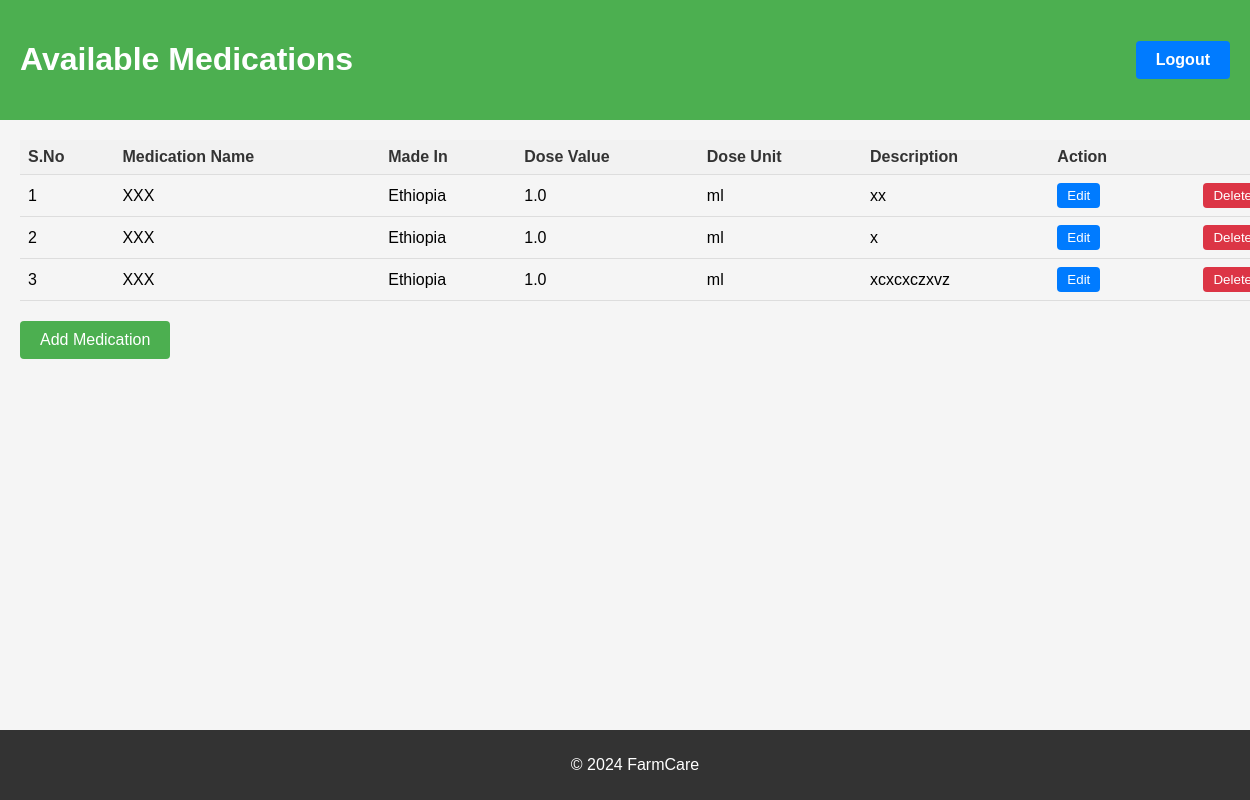
The app's page /customer/medications with its own data.
### app.py (models this page shows)
class Medication(db.Model):
    id = db.Column(db.Integer, primary_key=True)
    name = db.Column(db.String(100), nullable=False)
    made_in = db.Column(db.String(100))
    dose_value = db.Column(db.Float)  # Numeric value of the dose
    dose_unit = db.Column(db.String(10))
    description = db.Column(db.Text)
    availability = db.Column(db.Boolean, default=True)
    pharmacy_id = db.Column(db.Integer, db.ForeignKey('pharmacy.id'))

### app.py (the view)
@app.route('/customer/medications', methods=['GET'])
def view_medications():
    medications = Medication.query.filter_by(availability=True).all()
    return render_template('view_medications.html', medications=medications)

### templates/view_medications.html (shortened to what this page needs)
<!DOCTYPE html>
<html lang="en">
<head>
</head>
<body>
    <header>
        <h1>Available Medications</h1>
        <a href="{{ url_for('logout') }}" class="logout-btn">Logout</a>
    </header>
    <div class="container">
        <table>
            <thead>
                <tr>
                    <th>S.No</th>
                    <th>Medication Name</th>
                    <th>Made In</th>
                    <th>Dose Value</th>
                    <th>Dose Unit</th>
                    <th>Description</th>
                    <th>Action</th>
                </tr>
            </thead>
            <tbody>
                {% for medication in medications %}
                <tr>
                    <td>{{ loop.index }}</td>
                    <td>{{ medication.name }}</td>
                    <td>{{ medication.made_in }}</td>
                    <td>{{ medication.dose_value }}</td>
                    <td>{{ medication.dose_unit }}</td>
                    <td>{{ medication.description }}</td>
                    <td class="action-buttons">
                        <button class="edit-btn" onclick="editMedication('{{ medication.id }}')">Edit</button>
                        <button class="delete-btn" onclick="deleteMedication('{{ medication.id }}')">Delete</button>
                    </td>
                </tr>
                {% endfor %}
            </tbody>
        </table>
        <a href="{{ url_for('pharmacy_dashboard') }}" class="add-medication-btn">Add Medication</a>
    </div>
    <footer>
        <p>&copy; 2024 FarmCare</p>
    </footer>
</body>
</html>

### templates/view_medications.html (style rules this page uses)
body { font-family: Arial, sans-serif; background-color: #f5f5f5; margin: 0; padding: 0; }
header { background-color: #4CAF50; color: white; padding: 20px; text-align: center; position: relative; display: flex; justify-content: space-between; align-items: center; }
.logout-btn { color: white; text-decoration: none; font-weight: bold; padding: 10px 20px; border-radius: 4px; background-color: #007bff; transition: background-color 0.3s ease; }
.container { width: 100%; padding: 20px; }
table { width: 100%; border-collapse: collapse; margin-bottom: 20px; }
th, td { padding: 8px; text-align: left; border-bottom: 1px solid #ddd; }
th { background-color: #f2f2f2; color: #333; }
.action-buttons { display: flex; justify-content: space-between; }
.action-buttons button { padding: 5px 10px; border: none; border-radius: 4px; cursor: pointer; transition: background-color 0.3s ease; }
.edit-btn { background-color: #007bff; color: #fff; }
.delete-btn { background-color: #dc3545; color: #fff; margin-left: 5px; border: none; border-radius: 4px; cursor: pointer; transition: background-color 0.3s ease; }
.add-medication-btn { background-color: #4CAF50; color: white; padding: 10px 20px; text-align: center; text-decoration: none; display: inline-block; border-radius: 4px; cursor: pointer; }
footer { background-color: #333; color: #fff; text-align: center; padding: 10px; position: fixed; bottom: 0; width: 100%; }

### records on screen
Medication: name "XXX", made_in "Ethiopia", dose_value "1.0", dose_unit "ml", description "xx"
Medication: name "XXX", made_in "Ethiopia", dose_value "1.0", dose_unit "ml", description "x"
Medication: name "XXX", made_in "Ethiopia", dose_value "1.0", dose_unit "ml", description "xcxcxczxvz"
